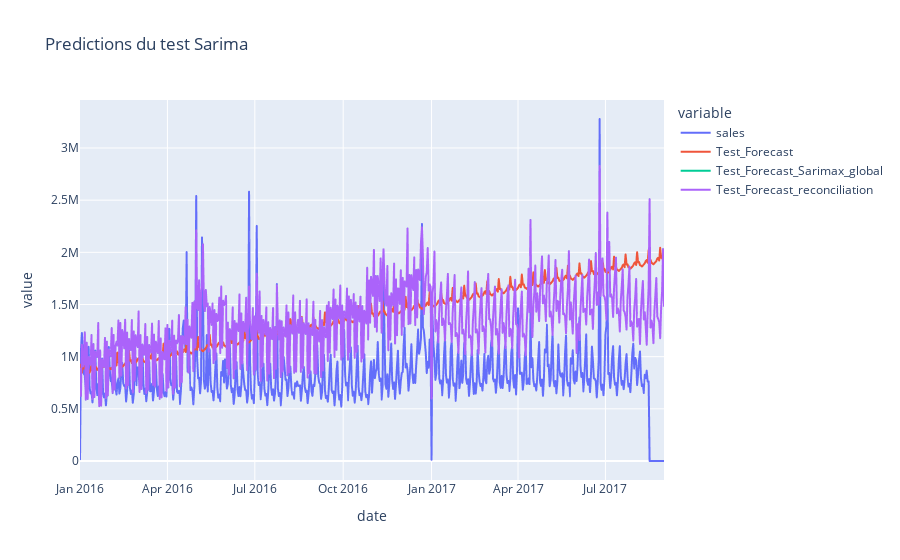

The cell this chart's notebook holds for it:
### Code cell
fig = px.line(All_prevision, x='date', y=['sales', 'Test_Forecast','Test_Forecast_Sarimax_global','Test_Forecast_reconciliation'],title="Predictions du test Sarima")
fig.show()

### Figure 1 — Plotly figure (JSON) as saved in the notebook; plotly's stock layout.template omitted (floating-point values rounded to 4 significant figures; data arrays with more than 128 entries replaced by an {"elided": "..."} marker saying what was removed)
{"data": [{"hovertemplate": "variable=sales<br>date=%{x}<br>value=%{y}<extra></extra>", "legendgroup": "sales", "line": {"color": "#636efa", "dash": "solid"}, "marker": {"symbol": "circle"}, "mode": "lines", "name": "sales", "showlegend": true, "type": "scattergl", "x": {"elided": "608 str values"}, "xaxis": "x", "y": {"elided": "608 float values"}, "yaxis": "y"}, {"hovertemplate": "variable=Test_Forecast<br>date=%{x}<br>value=%{y}<extra></extra>", "legendgroup": "Test_Forecast", "line": {"color": "#EF553B", "dash": "solid"}, "marker": {"symbol": "circle"}, "mode": "lines", "name": "Test_Forecast", "showlegend": true, "type": "scattergl", "x": {"elided": "608 str values"}, "xaxis": "x", "y": {"elided": "608 float values"}, "yaxis": "y"}, {"hovertemplate": "variable=Test_Forecast_Sarimax_global<br>date=%{x}<br>value=%{y}<extra></extra>", "legendgroup": "Test_Forecast_Sarimax_global", "line": {"color": "#00cc96", "dash": "solid"}, "marker": {"symbol": "circle"}, "mode": "lines", "name": "Test_Forecast_Sarimax_global", "showlegend": true, "type": "scattergl", "x": {"elided": "608 str values"}, "xaxis": "x", "y": {"elided": "608 float values"}, "yaxis": "y"}, {"hovertemplate": "variable=Test_Forecast_reconciliation<br>date=%{x}<br>value=%{y}<extra></extra>", "legendgroup": "Test_Forecast_reconciliation", "line": {"color": "#ab63fa", "dash": "solid"}, "marker": {"symbol": "circle"}, "mode": "lines", "name": "Test_Forecast_reconciliation", "showlegend": true, "type": "scattergl", "x": {"elided": "608 str values"}, "xaxis": "x", "y": {"elided": "608 float values"}, "yaxis": "y"}], "layout": {"legend": {"title": {"text": "variable"}, "tracegroupgap": 0}, "title": {"text": "Predictions du test Sarima"}, "xaxis": {"anchor": "y", "domain": [0, 1], "title": {"text": "date"}}, "yaxis": {"anchor": "x", "domain": [0, 1], "title": {"text": "value"}}}}
